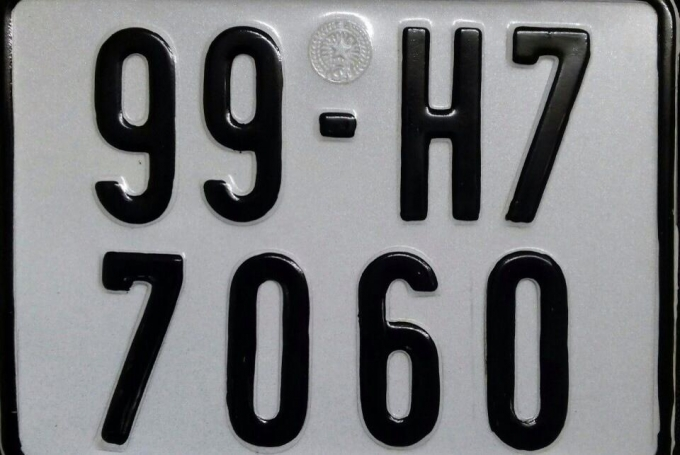
#> input picture biensonumberplate.jpg, 680 x 455 px
$ python NhanDangBienSoXe.py
#> lines starting #> are read from the running program, lines starting #| are printed output that depends on the picture; after the words box and inside, x2 and y2 are one past the last pixel; in counts of white or black regions, pixels touching at a corner belong together
import cv2
import pytesseract

# Bước 1: Đọc ảnh biển số xe
image = cv2.imread('biensonumberplate.jpg')
#> image is the input picture: shape (455, 680, 3); mean B, G, R 123.6, 121.4, 120.4

# Bước 2: Tiền xử lý ảnh
gray = cv2.cvtColor(image, cv2.COLOR_BGR2GRAY)
blurred = cv2.GaussianBlur(gray, (5, 5), 0)
edged = cv2.Canny(blurred, 50, 150)
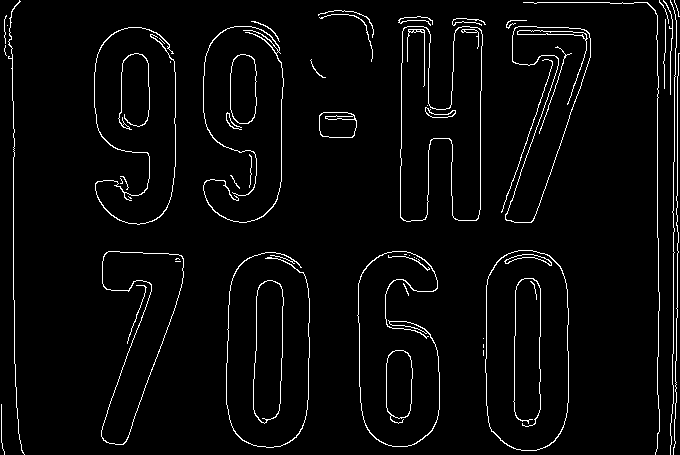
#> edged: shape (455, 680); 3.5% white in thin lines or dots

# Bước 3: Phát hiện biển số xe
contours, _ = cv2.findContours(edged.copy(), cv2.RETR_EXTERNAL, cv2.CHAIN_APPROX_SIMPLE)
#> contours = 51 contours, 37 with area under 20; largest, box (x1, y1, x2, y2) and area: (485, 250, 569, 451) 14909, (400, 26, 483, 222) 11456, (101, 251, 184, 445) 7264, (505, 26, 591, 223) 7244, (253, 280, 284, 424) 3568
contours = sorted(contours, key=cv2.contourArea, reverse=True)[:10]
#> contours = 10 contours; largest, box (x1, y1, x2, y2) and area: (485, 250, 569, 451) 14909, (400, 26, 483, 222) 11456, (101, 251, 184, 445) 7264, (505, 26, 591, 223) 7244, (253, 280, 284, 424) 3568
number_plate = None

for contour in contours:
    peri = cv2.arcLength(contour, True)
    approx = cv2.approxPolyDP(contour, 0.02 * peri, True)

    if len(approx) == 4:
        number_plate = approx
        break
#> this loop made 10 passes
#> peri on passes 1 to 10: 511.8, 854.2, 585.9, 590.2, 322.6, 174.1, 214.5, 114.6, 1298.3, 1433.2

# Bước 4: Phân đoạn biển số xe
x, y, w, h = cv2.boundingRect(number_plate)
plate = gray[y:y + h, x:x + w]
#> plate = empty array

# Bước 5: Nhận dạng ký tự (sử dụng Tesseract OCR)
custom_config = r'--oem 3 --psm 6'  # Cấu hình Tesseract OCR
#> (the run stopped early here; a loop or call above may not have finished)
